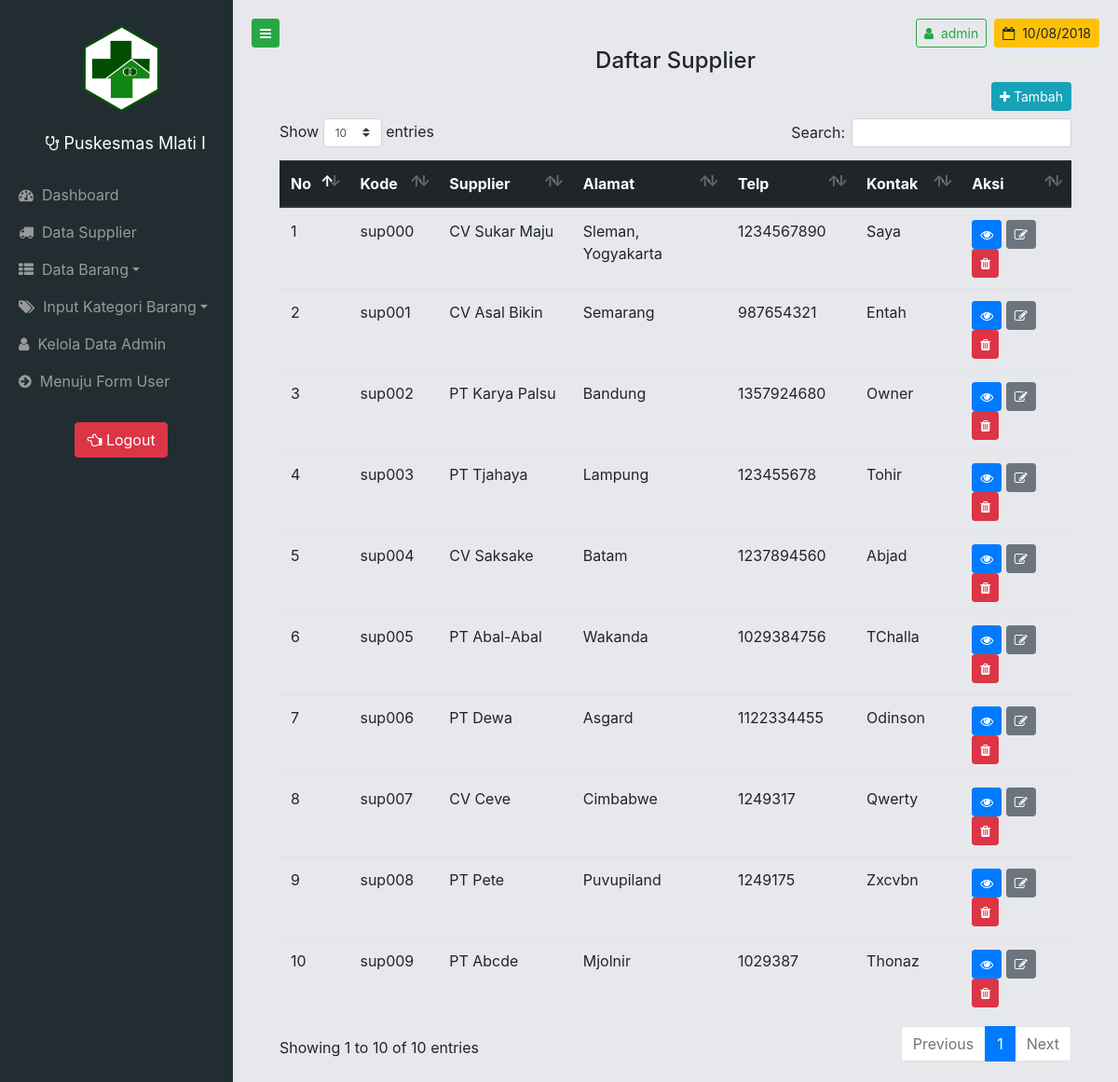
The app's page /page/admin/index.php?page=supplier (signed in), older data.
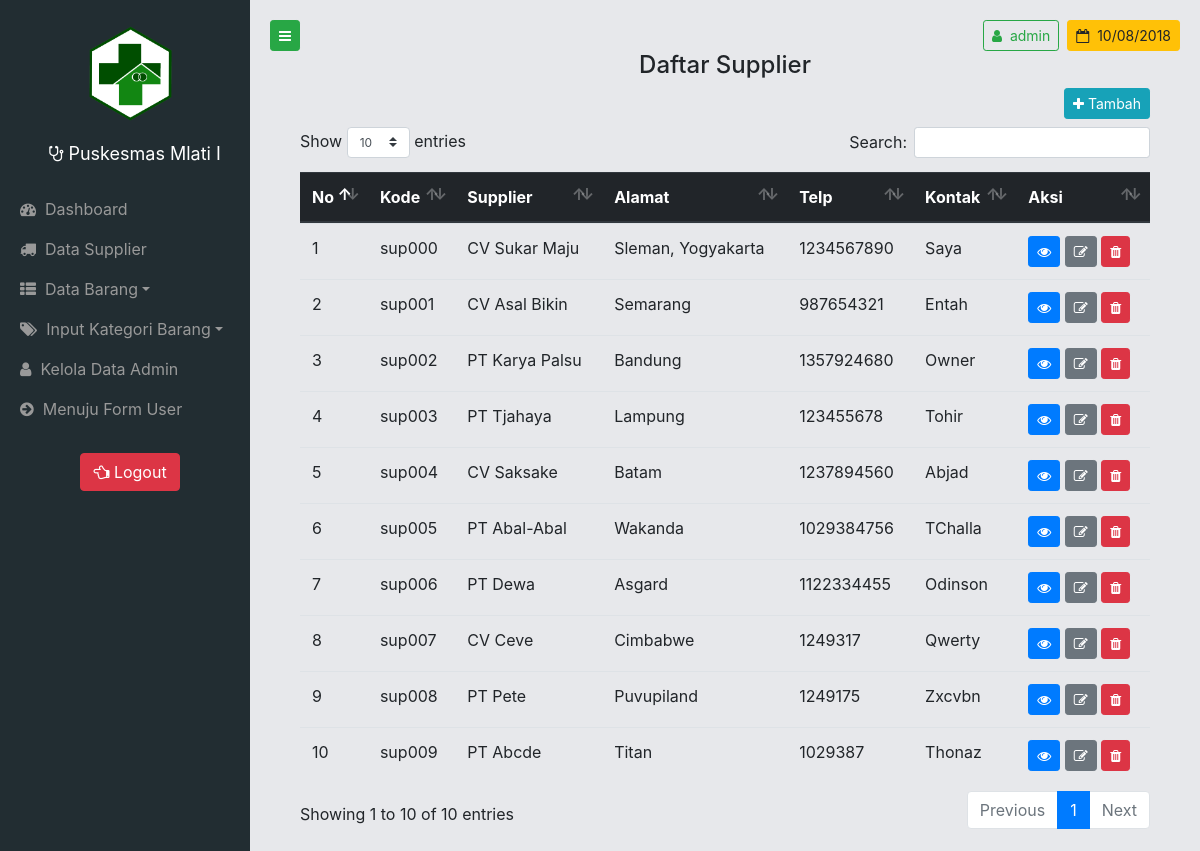
The same page, newer data.
### tables this page shows
CREATE TABLE `supplier` (
  `kodesup` varchar(10) NOT NULL,
  `namasup` varchar(50) NOT NULL,
  `alamat` varchar(100) NOT NULL,
  `telp` int(15) NOT NULL,
  `kontak` varchar(30) NOT NULL,
  `ket` varchar(1000) DEFAULT NULL
);

### page/admin/supplier.php (the view, shortened to what this page needs)
<?php
$sql = 'SELECT * FROM supplier WHERE kodesup!="-";';
$query = mysqli_query($con, $sql);
?>
<center>
	<h4>Daftar Supplier</h4>
</center>
<div class="container-fluid mb-auto">
	<button type="button" class="btn btn-info btn-sm mb-2 float-right" onclick="showmodalsup();" data-toggle="tooltip" data-placement="left" title="Tambah Data">
		<i class="fa fa-plus"></i>&nbsp;Tambah
	</button>
	<div class="table-responsive">
		<table class="table table-hover" id="tabsup">
			<thead class="thead-dark">
				<tr>
					<th>No</th>
					<th>Kode</th>
					<th>Supplier</th>
					<th>Alamat</th>
					<th>Telp</th>
					<th>Kontak</th>
					<th>Aksi</th>
				</tr>
			</thead>
			<tbody>
				<?php
				$i = 1;
				while ($value = mysqli_fetch_row($query)) {
				?>
				<tr>
					<td><?php echo $i; ?></td>
					<td><?php echo $value[0] ?></td>
					<td><?php echo $value[1] ?></td>
					<td><?php echo $value[2] ?></td>
					<td><?php echo $value[3] ?></td>
					<td><?php echo $value[4] ?></td>
					<td>
						<button type="button" class="btn btn-primary btn-sm" onclick="showmodaldet('<?php echo $value[0]; ?>','<?php echo $value[1]; ?>','<?php echo $value[2]; ?>',<?php echo $value[3]; ?>,'<?php echo $value[4]; ?>','<?php echo $value[5]; ?>');" data-toggle="tooltip" data-placement="top" title="Detail Supplier">
							<i class="fa fa-eye"></i>
						</button>
						<button type="button" class="btn btn-secondary btn-sm" onclick="showmodaledt('<?php echo $value[0]; ?>','<?php echo $value[1]; ?>','<?php echo $value[2]; ?>',<?php echo $value[3]; ?>,'<?php echo $value[4]; ?>','<?php echo $value[5]; ?>');" data-toggle="tooltip" data-placement="top" title="Edit Data Supplier">
							<i class="fa fa-edit"></i>
						</button>
						<button type="button" class="btn btn-danger btn-sm" onclick="showmodaldel('<?php echo $value[0]; ?>','<?php echo $value[1]; ?>');" data-toggle="tooltip" data-placement="top" title="Hapus Data Supplier">
							<i class="fa fa-trash"></i>
						</button>
					</td>
				</tr>
				<?php
				$i++;
				}
				?>
			</tbody>
		</table>
	</div>
</div>

Row changes from the older to the newer data that the page shows:
changed supplier "sup009": alamat "Mjolnir" → "Titan"
